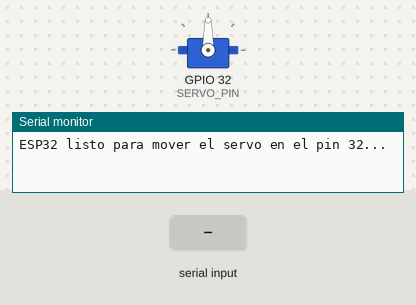
Simulated run of this sketch. Board: ESP32. Parts: servo, the last lines printed to the serial monitor. The test bench sets the inputs (shaded band).

Above: at 2.2 s.
2.3 s: "30,150\n" received over Serial
At 3.1 s:
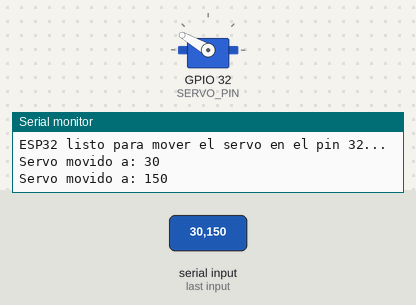
At 4.0 s:
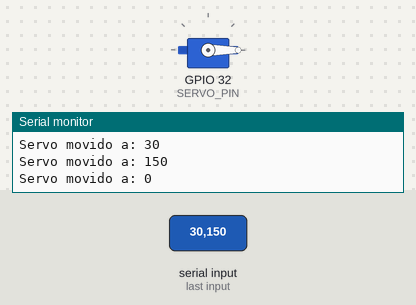
4.8 s: "90,45\n" received over Serial
At 5.6 s:
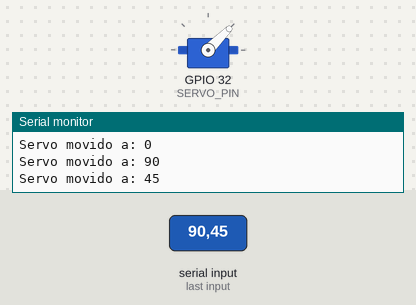
Timing chart, 0 to 7.8 s (numbered marks = the images above; inputs shaded):
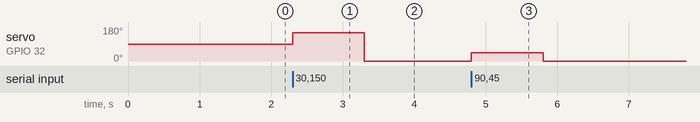

The sketch:

servo.ino
```cpp
#include <Arduino.h>
#include <ESP32Servo.h>  // Librería específica para ESP32

Servo myServo;

// Definir el pin para el servo y los pulsos mínimo/máximo
const int SERVO_PIN = 32;
const int SERVO_MIN_PULSE = 500;   // Pulso mínimo en microsegundos
const int SERVO_MAX_PULSE = 2400;  // Pulso máximo en microsegundos

void setup() {
  Serial.begin(115200);
  delay(1000);  // Espera para que se inicie la comunicación Serial

  // Adjuntar el servo al pin 32 con los pulsos especificados
  myServo.attach(SERVO_PIN, SERVO_MIN_PULSE, SERVO_MAX_PULSE);

  Serial.println("ESP32 listo para mover el servo en el pin 32...");
}

void loop() {
  // Verificar si hay datos disponibles en el puerto Serial
  if (Serial.available() > 0) {
    // Leer el ángulo enviado por Python
    int angleValue = Serial.parseInt();

    // Validar que el ángulo esté en el rango de 0 a 180 grados
    if (angleValue >= 0 && angleValue <= 180) {
      myServo.write(angleValue);
      Serial.print("Servo movido a: ");
      Serial.println(angleValue);
    }
  }
}
```

Measured:
- after the input at 2.3 s, servo on GPIO 32 (SERVO_PIN): 90° → 150° at once, → 0° 1.0 s later
- after the input at 4.8 s, servo on GPIO 32 (SERVO_PIN): 0° → 45° at once, → 0° 1.0 s later
